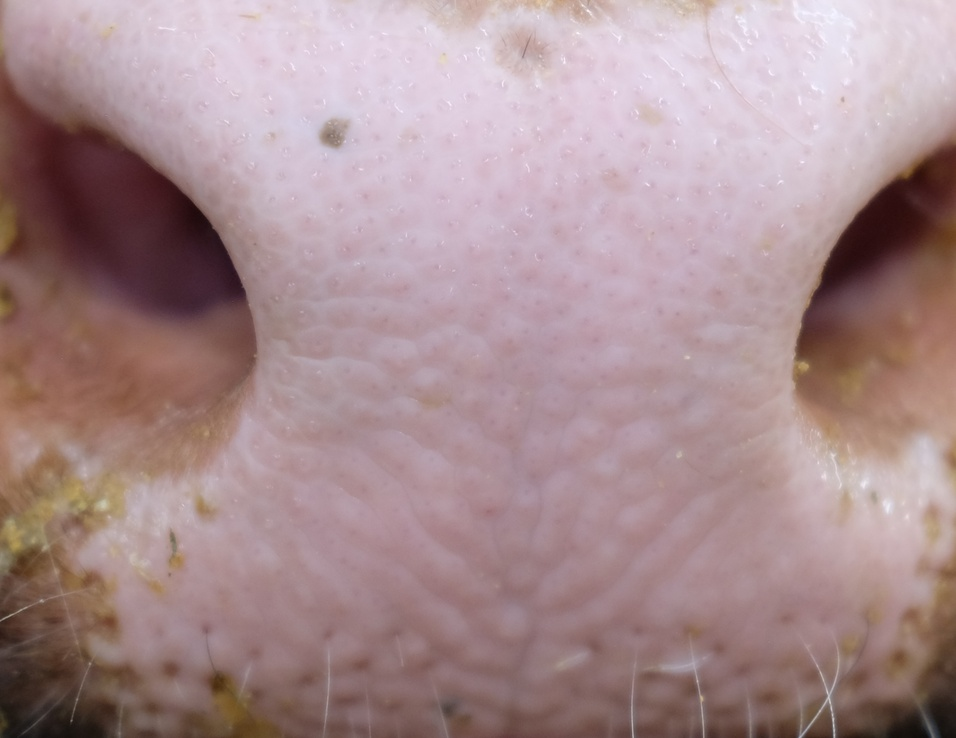
#> input picture images/test.jpg, 956 x 738 px, shrunk from 2104 x 1624 before the run, found by its file name
$ python sift.py
#> lines starting #> are read from the running program, lines starting #| are printed output that depends on the picture; long printed decimals are rounded
import cv2

# Load the two images to compare
img1 = cv2.imread('images\\test.jpg')
#> img1 is the input picture: shape (738, 956, 3); mean B, G, R 143.9, 141.2, 167.6
img2 = cv2.imread('images\\testenhanced.png')
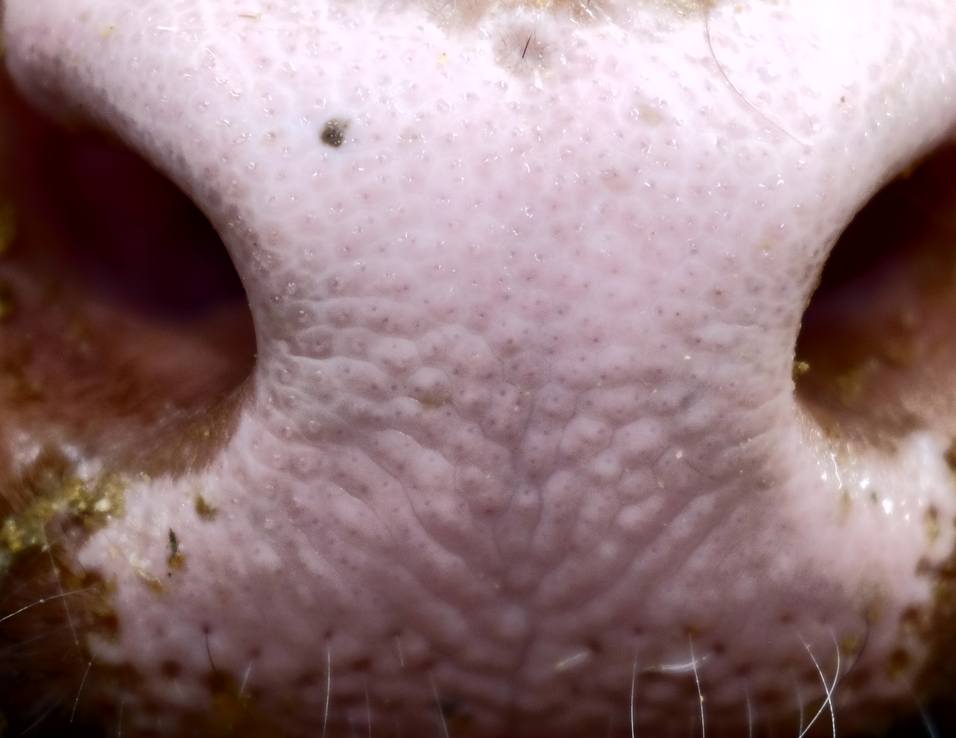
#> input picture images/testenhanced.png, 956 x 738 px, shrunk from 2104 x 1624 before the run, found by its file name
#> img2 is the input picture: shape (738, 956, 3); mean B, G, R 123, 120.3, 146.5

# Preprocess the images
gray1 = cv2.cvtColor(img1, cv2.COLOR_BGR2GRAY)
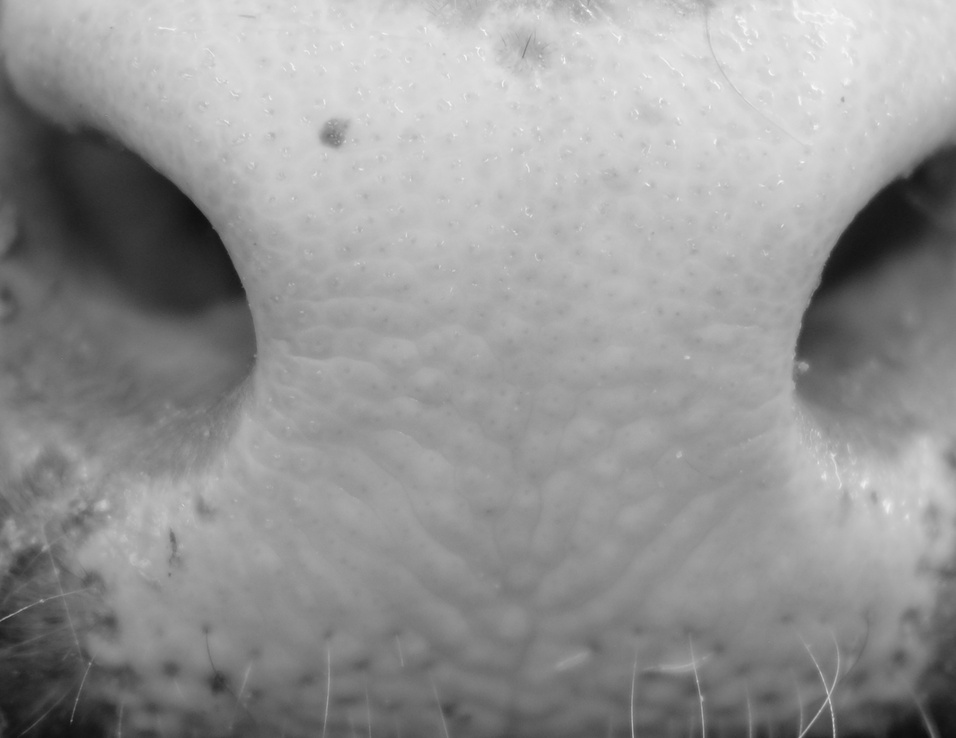
#> gray1: shape (738, 956); min 13, max 250, mean 149.4
gray2 = cv2.cvtColor(img2, cv2.COLOR_BGR2GRAY)
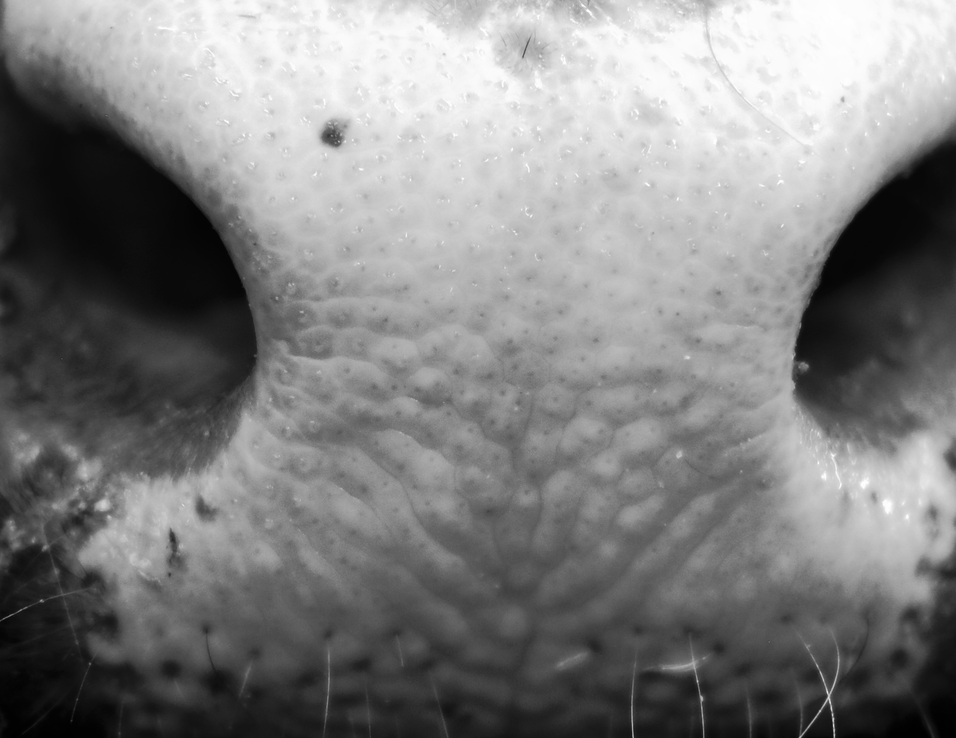
#> gray2: shape (738, 956); min 0, max 255, mean 128.4

# Initialize the SIFT feature detector and descriptor extractor
sift = cv2.xfeatures2d.SIFT_create()

# Detect keypoints and compute descriptors for each image
kp1, des1 = sift.detectAndCompute(gray1, None)
#> kp1 = 120 keypoints; strongest (x, y, size): (834, 735, 1.8), (833, 719, 2), (332, 135, 16.9), (823, 337, 44.8)
kp2, des2 = sift.detectAndCompute(gray2, None)
#> kp2 = 319 keypoints; strongest (x, y, size): (332, 136, 15.5), (701, 698, 2.9), (828, 698, 2.8), (103, 505, 7.9)

# Initialize the feature matcher
bf = cv2.BFMatcher()

# Match descriptors between the two images
matches = bf.knnMatch(des1, des2, k=2)
#> matches = 120 matches

# Apply ratio test to remove ambiguous matches
good_matches = []
for m, n in matches:
    if m.distance < 0.75 * n.distance:
        good_matches.append(m)
#> this loop made 120 passes
#> after the loop, good_matches = 73 matches

# Compute the similarity score based on the number of good matches
score = len(good_matches) / min(len(kp1), len(kp2))
#> score = 0.608

# Print the similarity score
print('Similarity score:', score)
#| Similarity score: 0.6083
